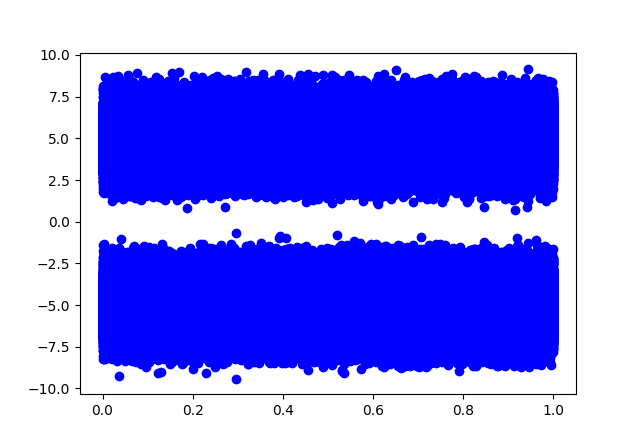

Generate this figure with Python:
import matplotlib.pyplot as plt
import numpy as np
import pandas

a = int(1e6)
x = np.linspace(0, 1, a)
pf2=open("5th.dat","r")
pf2=pf2.readlines()
y=[]
for i in pf2[0:1000000]:
        y.append(float(i))

plt.scatter(x,y, c ="blue")
 
# To show the plot
plt.show()
